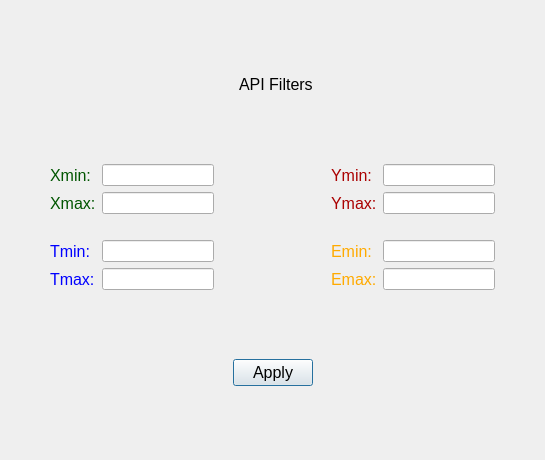
<?xml version="1.0" encoding="UTF-8"?>
<ui version="4.0">
 <class>win_eff</class>
 <widget class="QDialog" name="win_eff">
  <property name="geometry">
   <rect>
    <x>0</x>
    <y>0</y>
    <width>545</width>
    <height>460</height>
   </rect>
  </property>
  <property name="windowTitle">
   <string>Dialog</string>
  </property>
  <layout class="QGridLayout" name="gridLayout_2">
   <item row="0" column="3">
    <spacer name="verticalSpacer_3">
     <property name="orientation">
      <enum>Qt::Vertical</enum>
     </property>
     <property name="sizeHint" stdset="0">
      <size>
       <width>20</width>
       <height>44</height>
      </size>
     </property>
    </spacer>
   </item>
   <item row="1" column="1" colspan="2">
    <spacer name="horizontalSpacer_4">
     <property name="orientation">
      <enum>Qt::Horizontal</enum>
     </property>
     <property name="sizeHint" stdset="0">
      <size>
       <width>183</width>
       <height>20</height>
      </size>
     </property>
    </spacer>
   </item>
   <item row="1" column="3">
    <widget class="QLabel" name="label">
     <property name="font">
      <font>
       <pointsize>12</pointsize>
      </font>
     </property>
     <property name="text">
      <string>API Filters</string>
     </property>
    </widget>
   </item>
   <item row="1" column="4">
    <spacer name="horizontalSpacer_5">
     <property name="orientation">
      <enum>Qt::Horizontal</enum>
     </property>
     <property name="sizeHint" stdset="0">
      <size>
       <width>176</width>
       <height>20</height>
      </size>
     </property>
    </spacer>
   </item>
   <item row="2" column="3">
    <spacer name="verticalSpacer_6">
     <property name="orientation">
      <enum>Qt::Vertical</enum>
     </property>
     <property name="sizeHint" stdset="0">
      <size>
       <width>20</width>
       <height>45</height>
      </size>
     </property>
    </spacer>
   </item>
   <item row="3" column="0">
    <spacer name="horizontalSpacer_2">
     <property name="orientation">
      <enum>Qt::Horizontal</enum>
     </property>
     <property name="sizeHint" stdset="0">
      <size>
       <width>17</width>
       <height>20</height>
      </size>
     </property>
    </spacer>
   </item>
   <item row="3" column="1" colspan="4">
    <layout class="QGridLayout" name="gridLayout">
     <item row="0" column="0">
      <widget class="QLabel" name="label_t_half">
       <property name="palette">
        <palette>
         <active>
          <colorrole role="WindowText">
           <brush brushstyle="SolidPattern">
            <color alpha="255">
             <red>0</red>
             <green>85</green>
             <blue>0</blue>
            </color>
           </brush>
          </colorrole>
         </active>
         <inactive>
          <colorrole role="WindowText">
           <brush brushstyle="SolidPattern">
            <color alpha="255">
             <red>0</red>
             <green>85</green>
             <blue>0</blue>
            </color>
           </brush>
          </colorrole>
         </inactive>
         <disabled>
          <colorrole role="WindowText">
           <brush brushstyle="SolidPattern">
            <color alpha="255">
             <red>120</red>
             <green>120</green>
             <blue>120</blue>
            </color>
           </brush>
          </colorrole>
         </disabled>
        </palette>
       </property>
       <property name="font">
        <font>
         <pointsize>12</pointsize>
        </font>
       </property>
       <property name="text">
        <string>Xmin:</string>
       </property>
      </widget>
     </item>
     <item row="0" column="1">
      <widget class="QLineEdit" name="xmin_txt"/>
     </item>
     <item row="0" column="3">
      <widget class="QLabel" name="label_t_half_3">
       <property name="palette">
        <palette>
         <active>
          <colorrole role="WindowText">
           <brush brushstyle="SolidPattern">
            <color alpha="255">
             <red>170</red>
             <green>0</green>
             <blue>0</blue>
            </color>
           </brush>
          </colorrole>
         </active>
         <inactive>
          <colorrole role="WindowText">
           <brush brushstyle="SolidPattern">
            <color alpha="255">
             <red>170</red>
             <green>0</green>
             <blue>0</blue>
            </color>
           </brush>
          </colorrole>
         </inactive>
         <disabled>
          <colorrole role="WindowText">
           <brush brushstyle="SolidPattern">
            <color alpha="255">
             <red>120</red>
             <green>120</green>
             <blue>120</blue>
            </color>
           </brush>
          </colorrole>
         </disabled>
        </palette>
       </property>
       <property name="font">
        <font>
         <pointsize>12</pointsize>
        </font>
       </property>
       <property name="text">
        <string>Ymin:</string>
       </property>
      </widget>
     </item>
     <item row="0" column="4">
      <widget class="QLineEdit" name="ymin_txt">
       <property name="text">
        <string/>
       </property>
      </widget>
     </item>
     <item row="1" column="0">
      <widget class="QLabel" name="label_t_half_2">
       <property name="palette">
        <palette>
         <active>
          <colorrole role="WindowText">
           <brush brushstyle="SolidPattern">
            <color alpha="255">
             <red>0</red>
             <green>85</green>
             <blue>0</blue>
            </color>
           </brush>
          </colorrole>
         </active>
         <inactive>
          <colorrole role="WindowText">
           <brush brushstyle="SolidPattern">
            <color alpha="255">
             <red>0</red>
             <green>85</green>
             <blue>0</blue>
            </color>
           </brush>
          </colorrole>
         </inactive>
         <disabled>
          <colorrole role="WindowText">
           <brush brushstyle="SolidPattern">
            <color alpha="255">
             <red>120</red>
             <green>120</green>
             <blue>120</blue>
            </color>
           </brush>
          </colorrole>
         </disabled>
        </palette>
       </property>
       <property name="font">
        <font>
         <pointsize>12</pointsize>
        </font>
       </property>
       <property name="text">
        <string>Xmax:</string>
       </property>
      </widget>
     </item>
     <item row="1" column="1">
      <widget class="QLineEdit" name="xmax_txt"/>
     </item>
     <item row="1" column="3">
      <widget class="QLabel" name="label_t_half_4">
       <property name="palette">
        <palette>
         <active>
          <colorrole role="WindowText">
           <brush brushstyle="SolidPattern">
            <color alpha="255">
             <red>170</red>
             <green>0</green>
             <blue>0</blue>
            </color>
           </brush>
          </colorrole>
         </active>
         <inactive>
          <colorrole role="WindowText">
           <brush brushstyle="SolidPattern">
            <color alpha="255">
             <red>170</red>
             <green>0</green>
             <blue>0</blue>
            </color>
           </brush>
          </colorrole>
         </inactive>
         <disabled>
          <colorrole role="WindowText">
           <brush brushstyle="SolidPattern">
            <color alpha="255">
             <red>120</red>
             <green>120</green>
             <blue>120</blue>
            </color>
           </brush>
          </colorrole>
         </disabled>
        </palette>
       </property>
       <property name="font">
        <font>
         <pointsize>12</pointsize>
        </font>
       </property>
       <property name="text">
        <string>Ymax:</string>
       </property>
      </widget>
     </item>
     <item row="1" column="4">
      <widget class="QLineEdit" name="ymax_txt"/>
     </item>
     <item row="2" column="1">
      <spacer name="verticalSpacer">
       <property name="orientation">
        <enum>Qt::Vertical</enum>
       </property>
       <property name="sizeHint" stdset="0">
        <size>
         <width>20</width>
         <height>18</height>
        </size>
       </property>
      </spacer>
     </item>
     <item row="2" column="2">
      <spacer name="horizontalSpacer">
       <property name="orientation">
        <enum>Qt::Horizontal</enum>
       </property>
       <property name="sizeHint" stdset="0">
        <size>
         <width>28</width>
         <height>20</height>
        </size>
       </property>
      </spacer>
     </item>
     <item row="2" column="4">
      <spacer name="verticalSpacer_2">
       <property name="orientation">
        <enum>Qt::Vertical</enum>
       </property>
       <property name="sizeHint" stdset="0">
        <size>
         <width>20</width>
         <height>18</height>
        </size>
       </property>
      </spacer>
     </item>
     <item row="3" column="0">
      <widget class="QLabel" name="label_t_half_5">
       <property name="palette">
        <palette>
         <active>
          <colorrole role="WindowText">
           <brush brushstyle="SolidPattern">
            <color alpha="255">
             <red>0</red>
             <green>0</green>
             <blue>255</blue>
            </color>
           </brush>
          </colorrole>
         </active>
         <inactive>
          <colorrole role="WindowText">
           <brush brushstyle="SolidPattern">
            <color alpha="255">
             <red>0</red>
             <green>0</green>
             <blue>255</blue>
            </color>
           </brush>
          </colorrole>
         </inactive>
         <disabled>
          <colorrole role="WindowText">
           <brush brushstyle="SolidPattern">
            <color alpha="255">
             <red>120</red>
             <green>120</green>
             <blue>120</blue>
            </color>
           </brush>
          </colorrole>
         </disabled>
        </palette>
       </property>
       <property name="font">
        <font>
         <pointsize>12</pointsize>
        </font>
       </property>
       <property name="text">
        <string>Tmin:</string>
       </property>
      </widget>
     </item>
     <item row="3" column="1">
      <widget class="QLineEdit" name="tmin_txt"/>
     </item>
     <item row="3" column="3">
      <widget class="QLabel" name="label_t_half_7">
       <property name="palette">
        <palette>
         <active>
          <colorrole role="WindowText">
           <brush brushstyle="SolidPattern">
            <color alpha="255">
             <red>255</red>
             <green>170</green>
             <blue>0</blue>
            </color>
           </brush>
          </colorrole>
         </active>
         <inactive>
          <colorrole role="WindowText">
           <brush brushstyle="SolidPattern">
            <color alpha="255">
             <red>255</red>
             <green>170</green>
             <blue>0</blue>
            </color>
           </brush>
          </colorrole>
         </inactive>
         <disabled>
          <colorrole role="WindowText">
           <brush brushstyle="SolidPattern">
            <color alpha="255">
             <red>120</red>
             <green>120</green>
             <blue>120</blue>
            </color>
           </brush>
          </colorrole>
         </disabled>
        </palette>
       </property>
       <property name="font">
        <font>
         <pointsize>12</pointsize>
        </font>
       </property>
       <property name="text">
        <string>Emin:</string>
       </property>
      </widget>
     </item>
     <item row="3" column="4">
      <widget class="QLineEdit" name="emin_txt">
       <property name="text">
        <string/>
       </property>
      </widget>
     </item>
     <item row="4" column="0">
      <widget class="QLabel" name="label_t_half_8">
       <property name="palette">
        <palette>
         <active>
          <colorrole role="WindowText">
           <brush brushstyle="SolidPattern">
            <color alpha="255">
             <red>0</red>
             <green>0</green>
             <blue>255</blue>
            </color>
           </brush>
          </colorrole>
         </active>
         <inactive>
          <colorrole role="WindowText">
           <brush brushstyle="SolidPattern">
            <color alpha="255">
             <red>0</red>
             <green>0</green>
             <blue>255</blue>
            </color>
           </brush>
          </colorrole>
         </inactive>
         <disabled>
          <colorrole role="WindowText">
           <brush brushstyle="SolidPattern">
            <color alpha="255">
             <red>120</red>
             <green>120</green>
             <blue>120</blue>
            </color>
           </brush>
          </colorrole>
         </disabled>
        </palette>
       </property>
       <property name="font">
        <font>
         <pointsize>12</pointsize>
        </font>
       </property>
       <property name="text">
        <string>Tmax:</string>
       </property>
      </widget>
     </item>
     <item row="4" column="1">
      <widget class="QLineEdit" name="tmax_txt"/>
     </item>
     <item row="4" column="3">
      <widget class="QLabel" name="label_t_half_6">
       <property name="palette">
        <palette>
         <active>
          <colorrole role="WindowText">
           <brush brushstyle="SolidPattern">
            <color alpha="255">
             <red>255</red>
             <green>170</green>
             <blue>0</blue>
            </color>
           </brush>
          </colorrole>
         </active>
         <inactive>
          <colorrole role="WindowText">
           <brush brushstyle="SolidPattern">
            <color alpha="255">
             <red>255</red>
             <green>170</green>
             <blue>0</blue>
            </color>
           </brush>
          </colorrole>
         </inactive>
         <disabled>
          <colorrole role="WindowText">
           <brush brushstyle="SolidPattern">
            <color alpha="255">
             <red>120</red>
             <green>120</green>
             <blue>120</blue>
            </color>
           </brush>
          </colorrole>
         </disabled>
        </palette>
       </property>
       <property name="font">
        <font>
         <pointsize>12</pointsize>
        </font>
       </property>
       <property name="text">
        <string>Emax:</string>
       </property>
      </widget>
     </item>
     <item row="4" column="4">
      <widget class="QLineEdit" name="emax_txt"/>
     </item>
    </layout>
   </item>
   <item row="3" column="5">
    <spacer name="horizontalSpacer_3">
     <property name="orientation">
      <enum>Qt::Horizontal</enum>
     </property>
     <property name="sizeHint" stdset="0">
      <size>
       <width>17</width>
       <height>20</height>
      </size>
     </property>
    </spacer>
   </item>
   <item row="4" column="3">
    <spacer name="verticalSpacer_5">
     <property name="orientation">
      <enum>Qt::Vertical</enum>
     </property>
     <property name="sizeHint" stdset="0">
      <size>
       <width>20</width>
       <height>44</height>
      </size>
     </property>
    </spacer>
   </item>
   <item row="5" column="1">
    <spacer name="horizontalSpacer_6">
     <property name="orientation">
      <enum>Qt::Horizontal</enum>
     </property>
     <property name="sizeHint" stdset="0">
      <size>
       <width>176</width>
       <height>20</height>
      </size>
     </property>
    </spacer>
   </item>
   <item row="5" column="2" colspan="2">
    <widget class="QPushButton" name="button_api_apply">
     <property name="font">
      <font>
       <pointsize>12</pointsize>
      </font>
     </property>
     <property name="text">
      <string>Apply</string>
     </property>
    </widget>
   </item>
   <item row="5" column="4">
    <spacer name="horizontalSpacer_7">
     <property name="orientation">
      <enum>Qt::Horizontal</enum>
     </property>
     <property name="sizeHint" stdset="0">
      <size>
       <width>176</width>
       <height>20</height>
      </size>
     </property>
    </spacer>
   </item>
   <item row="6" column="3">
    <spacer name="verticalSpacer_4">
     <property name="orientation">
      <enum>Qt::Vertical</enum>
     </property>
     <property name="sizeHint" stdset="0">
      <size>
       <width>20</width>
       <height>44</height>
      </size>
     </property>
    </spacer>
   </item>
  </layout>
 </widget>
 <resources/>
 <connections/>
</ui>
